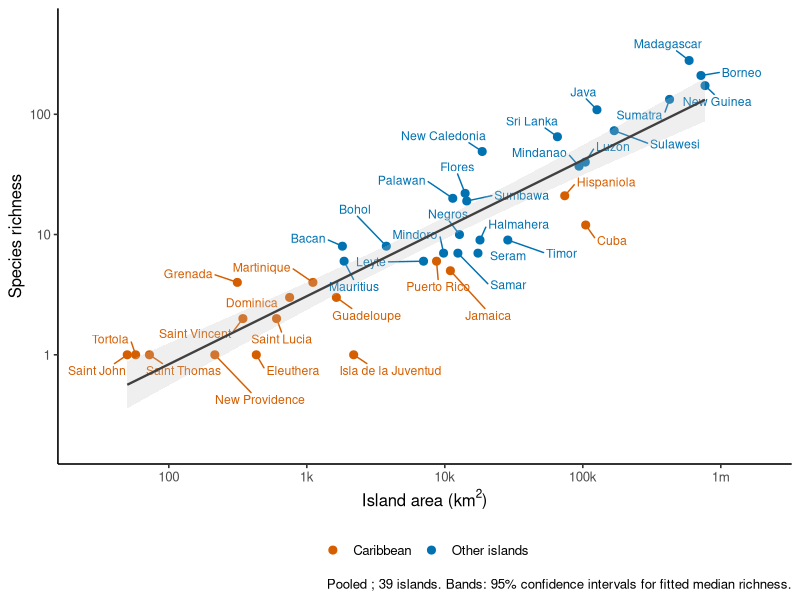
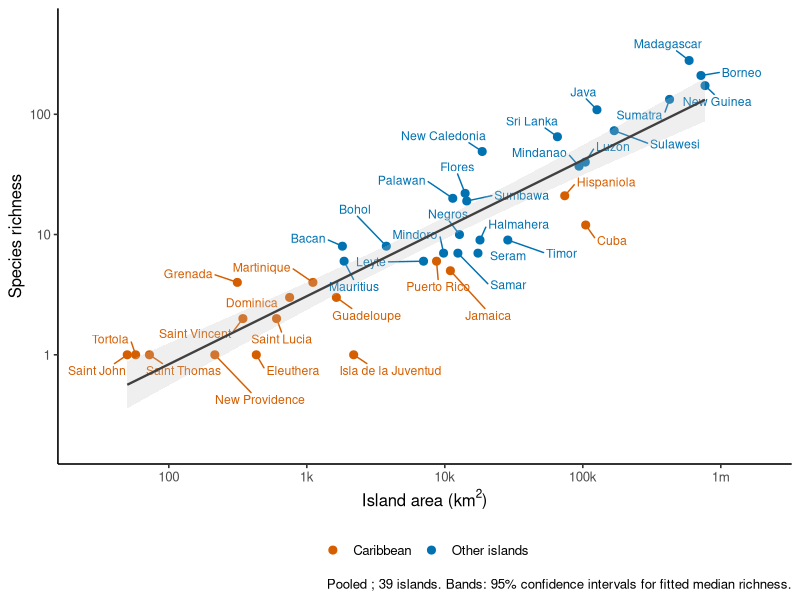
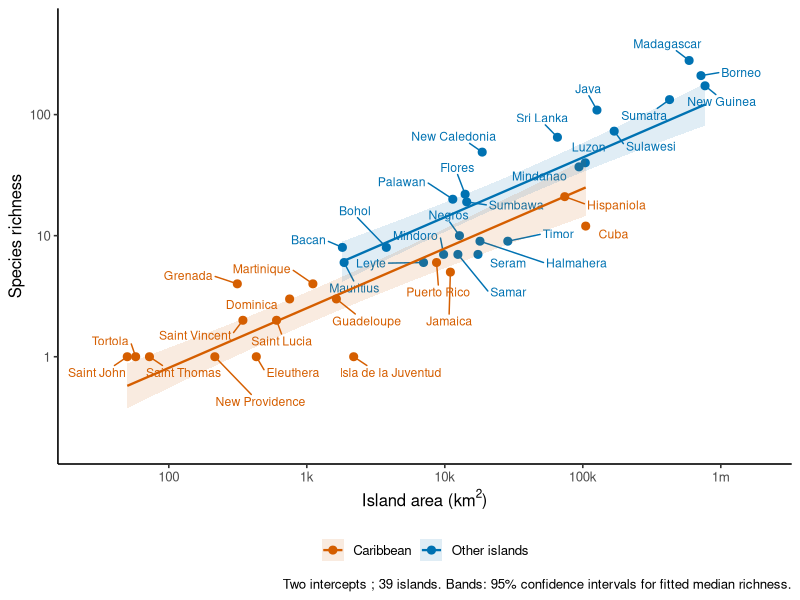
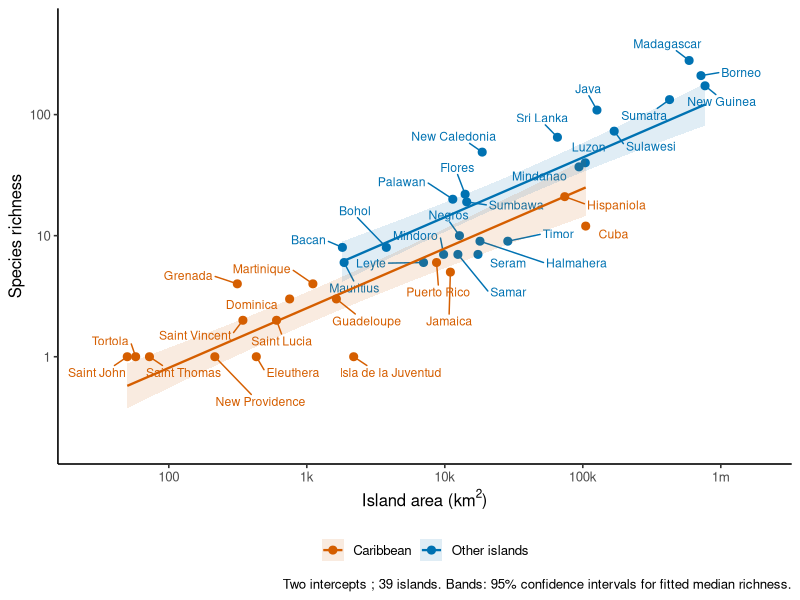
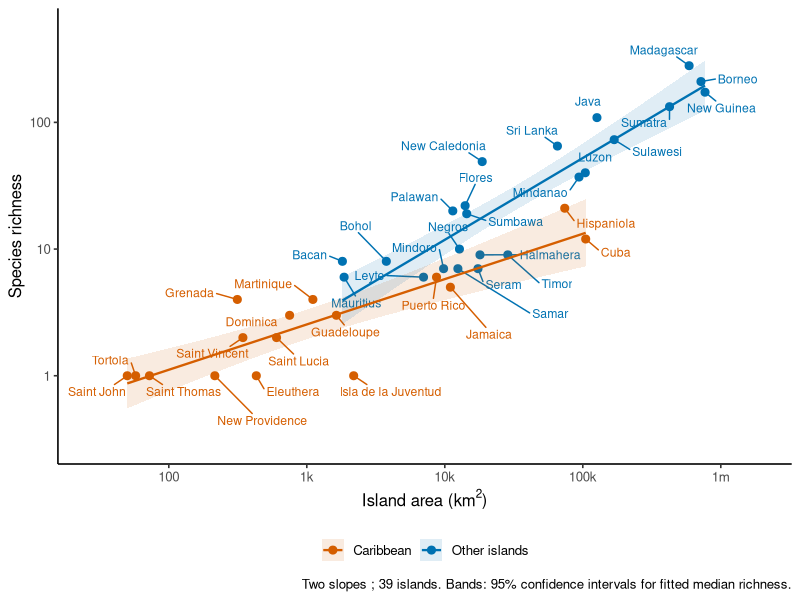
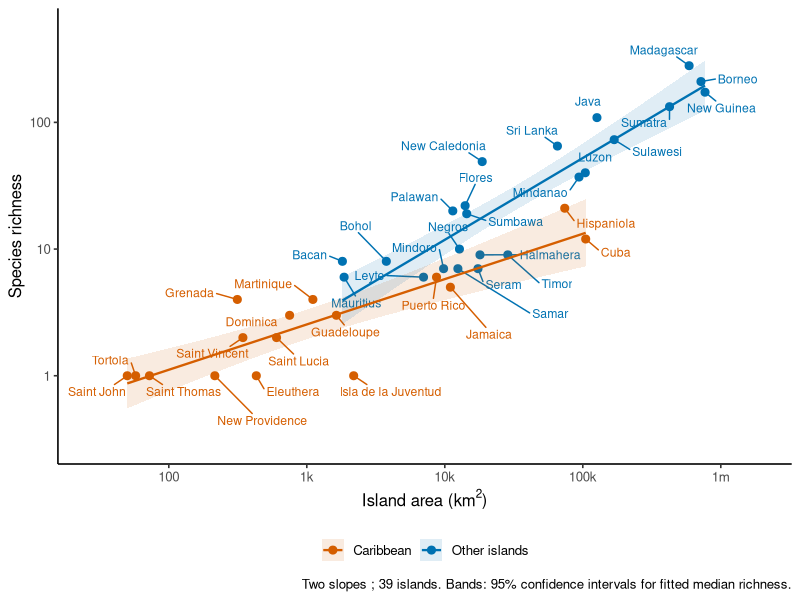

The R source for these figures, in order: (Note: this script raises an error after producing the figures.)
# Run from the paleo-islands project root.
library(readxl)
library(ggplot2)
library(ggrepel)
d <- as.data.frame(read_excel("data/richness/island-richness-area.xlsx"))
d$x <- log(d$area_km2)
d$y <- log(d$n_sp)
d$group <- factor(ifelse(d$region == "Caribbean", "Caribbean", "Other islands"))
keep <- !(d$region == "Australasian" & d$n_sp < 6 | d$island == "Réunion")
additional <- c("Tioman", "Langkawi", "Sibuyan", "Lombok", "Bali")
stopifnot(all(additional %in% d$island))
keep <- keep & !d$island %in% additional
sets <- list(Filtered = d[keep, ])
formulas <- list(Pooled = y ~ x, "Two intercepts" = y ~ x + group,
                "Two slopes" = y ~ x * group)
out <- "area-estimation/results/additional-exclusions"
plots.dir <- "area-estimation/plots/additional-exclusions"
dir.create(out, recursive = TRUE, showWarnings = FALSE)
dir.create(plots.dir, recursive = TRUE, showWarnings = FALSE)
write.csv(d[keep, ], file.path(out,"retained-islands.csv"), row.names=FALSE)
write.csv(d[!keep, ], file.path(out,"excluded-islands.csv"), row.names=FALSE)
scores <- data.frame(); predictions <- data.frame(); curves <- data.frame(); fits <- list()
coefficients <- data.frame()
for (dataset in names(sets)) {
  z <- sets[[dataset]]
  for (name in names(formulas)) {
    fit <- lm(formulas[[name]], data = z)
    fits[[paste(dataset,name)]] <- fit
    k <- attr(logLik(fit),"df"); n <- nrow(z)
    row <- data.frame(dataset=dataset,model=name,n=n,AICc=AIC(fit)+2*k*(k+1)/(n-k-1),
      adjusted_R2=summary(fit)$adj.r.squared,residual_SD=sigma(fit))
    for (i in seq_len(n)) {
      f <- lm(formulas[[name]],data=z[-i, ])
      pr <- as.numeric(predict(f,z[i, ,drop=FALSE]))
      predictions <- rbind(predictions,data.frame(dataset=dataset,model=name,island=z$island[i],group=z$group[i],
        observed=z$n_sp[i],log_prediction=pr,mean_prediction=exp(pr+sigma(f)^2/2)))
    }
    pred <- predictions[predictions$dataset==dataset & predictions$model==name, ]
    row$log_RMSE <- sqrt(mean((log(pred$observed)-pred$log_prediction)^2))
    row$count_RMSE <- sqrt(mean((pred$observed-pred$mean_prediction)^2))
    scores <- rbind(scores,row)
    ct <- cbind(coef(summary(fit)),confint(fit))
    coefficients <- rbind(coefficients,data.frame(dataset=dataset,model=name,term=rownames(ct),ct,row.names=NULL))
    for (group in levels(z$group)) {
      zg <- z[z$group==group, ]
      grid <- data.frame(x=seq(min(zg$x),max(zg$x),length.out=200),group=factor(group,levels=levels(z$group)))
      ci <- predict(fit,grid,interval="confidence")
      grid$area_km2 <- exp(grid$x); grid$richness <- exp(ci[,1])
      grid$lower <- exp(ci[,2]); grid$upper <- exp(ci[,3])
      grid$dataset <- dataset; grid$model <- name
      curves <- rbind(curves,grid)
    }
  }
}
for (dataset in names(sets)) {
  ix <- scores$dataset==dataset
  scores$delta_AICc[ix] <- scores$AICc[ix]-min(scores$AICc[ix])
}
write.csv(scores,file.path(out,"model-comparison.csv"),row.names=FALSE)
write.csv(coefficients,file.path(out,"coefficients.csv"),row.names=FALSE)
write.csv(predictions,file.path(out,"held-out-predictions.csv"),row.names=FALSE)
saveRDS(fits,file.path(out,"models.rds"))

# Pooled and grouped regressions, with all retained island names ----
cols <- c(Caribbean="#D55E00", "Other islands"="#0072B2")
for (model in names(formulas)) {
  line <- curves[curves$model==model, ]
  if (model == "Pooled") {
    grid <- data.frame(x=seq(min(sets$Filtered$x),max(sets$Filtered$x),length.out=300))
    ci <- predict(fits[["Filtered Pooled"]],grid,interval="confidence")
    line <- data.frame(area_km2=exp(grid$x),richness=exp(ci[,1]),lower=exp(ci[,2]),upper=exp(ci[,3]),group="Pooled")
  }
  p <- ggplot(sets$Filtered,aes(area_km2,n_sp,colour=group)) +
    geom_point(size=2.4) +
    geom_text_repel(aes(label=island),seed=26,max.overlaps=Inf,size=3.1,
      max.iter=100000,max.time=10,box.padding=.5,show.legend=FALSE) +
    scale_x_log10(breaks=c(100,1000,10000,100000,1000000),labels=c("100","1k","10k","100k","1m"),expand=expansion(mult=c(.12,.15))) +
    scale_y_log10(expand=expansion(mult=c(.16,.15))) +
    scale_colour_manual(values=cols) +
    labs(x=expression("Island area (km"^2*")"),y="Species richness",colour=NULL,fill=NULL,
      caption=paste(model,"; 39 islands. Bands: 95% confidence intervals for fitted median richness.")) +
    theme_classic(base_size=12) + theme(legend.position="bottom")
  if (model == "Pooled") {
    p <- p + geom_ribbon(data=line,aes(x=area_km2,ymin=lower,ymax=upper),inherit.aes=FALSE,fill="grey75",alpha=.25) +
      geom_line(data=line,aes(area_km2,richness),inherit.aes=FALSE,colour="grey25",linewidth=.8)
  } else {
    p <- p + geom_ribbon(data=line,aes(x=area_km2,ymin=lower,ymax=upper,fill=group),inherit.aes=FALSE,alpha=.12) +
      geom_line(data=line,aes(area_km2,richness,colour=group),inherit.aes=FALSE,linewidth=.8) + scale_fill_manual(values=cols)
  }
  stem <- c(Pooled="pooled-labelled", "Two intercepts"="shared-slope-labelled", "Two slopes"="separate-slopes-labelled")[[model]]
  ggsave(file.path(plots.dir,paste0(stem,".pdf")),p,width=12,height=9)
  ggsave(file.path(plots.dir,paste0(stem,".png")),p,width=12,height=9,dpi=180)
}

report <- c("# Additional island exclusions", "",
  "Starting with the previous exclusions (Australasian richness below six species and Reunion), additionally excluded Tioman, Langkawi, Sibuyan, Lombok and Bali. This leaves 39 records: 16 Caribbean and 23 other islands. The source workbook and earlier results are unchanged.", "",
  "Compared pooled power regression, common slope with group-specific intercepts, and separate slopes. All use Gaussian residuals on natural-log richness. Leave-one-out predictions use identical 39-island test sets for the three candidates.", "",
  "| Model | Adjusted R² | Log CV RMSE | Count CV RMSE | Delta AICc |",
  "|---|---:|---:|---:|---:|")
for (i in seq_len(nrow(scores))) report <- c(report,sprintf("| %s | %.3f | %.3f | %.2f | %.2f |",scores$model[i],scores$adjusted_R2[i],scores$log_RMSE[i],scores$count_RMSE[i],scores$delta_AICc[i]))
report <- c(report,"",
  "Separate slopes are preferred on this selected dataset: adjusted R² 0.893 versus 0.847 for the pooled model; log-scale prediction error is 15.7% lower, and AICc improves by 11.18. The Caribbean area exponent is 0.358, compared with approximately 0.646 for other islands. These findings are conditional on the specified exclusions.", "",
  "Compare models on these same 39 records; do not compare AICc with fits on the earlier 44 or 61 records. Successive exclusions based on inspecting richness and the fitted plot can make apparent fit and predictive scores optimistic for the original population. An independent inventory-quality justification is needed before adopting this filtered calibration as primary. Low-richness Caribbean records remain included. This analysis does not revise Bayesian area estimates.", "",
  "Run area-estimation/scripts/09-additional-exclusions.R from the project root. Outputs: results/additional-exclusions and plots/additional-exclusions.")
writeLines(report,"area-estimation/reports/additional-exclusions.md")
print(scores)
print(coefficients)
